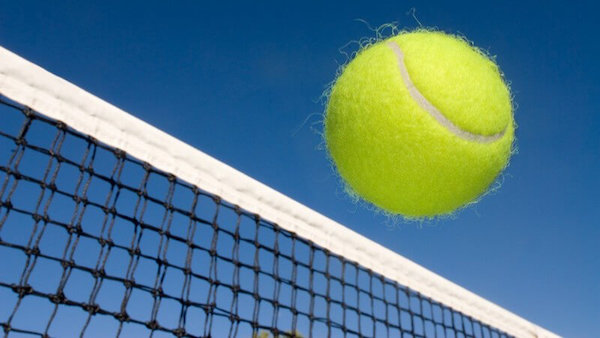
#> input picture HwSolution/Solutions/Hw3/hw3/ex1_thiagoPincinato/tennis.jpg, 600 x 338 px
$ python hw3_ex1_thiagoPincinato.py
#> lines starting #> are read from the running program, lines starting #| are printed output that depends on the picture; after the words box and inside, x2 and y2 are one past the last pixel; in counts of white or black regions, pixels touching at a corner belong together
#> further down, image is the input picture: shape (338, 600, 3); mean R, G, B 80.4, 120.8, 138.3
import sys
import pdb
import matplotlib
matplotlib.rcParams['image.cmap'] = 'gray'
matplotlib.rcParams['image.interpolation'] = 'nearest'
import matplotlib.pyplot as plt
import numpy as np
from skimage import feature, color


##############################################################################
#                        Functions to complete                               #
##############################################################################


################
# EXERCISE 1.1 #
################


def fit_line(points):
    # Fits a line y=m*x+c through two given points (x0,y0) and
    # (x1,y1). Returns the slope m and the y-intersect c of the line.
    #
    # Inputs:
    #   points: list with two 2D-points [[x0,y0], [x1,y1]]
    #           where x0,y0,x0,y1 are integers
    #
    # Outputs:
    #   m: the slope of the fitted line, integer
    #   c: the y-intersect of the fitted line, integers
    #
    # WARNING: vertical and horizontal lines should be treated differently # why horizontal line should be
    #          here add some noise to avoid division by zero.               # treat differently
    #          You could use for example sys.float_info.epsilon

    #
    # splitting vector point into x points
    x = [points[0][0], points[1][0]]
    # adding nose to avoid division by zero
    # splitting vector point into y points
    y = [points[0][1], points[1][1]]
    # finding slope
    if (x[0] == x[1]):#
        m = (y[1] - y[0]) / (x[1] - x[0] + sys.float_info.epsilon)
    else:
        m = (y[1] - y[0])/(x[1] - x[0])
    # finding y-intersection
    c = y[0] - m*x[0]

    return m, c


################
# EXERCISE 1.2 #
################


def point_to_line_dist(m, c, x0, y0):
    # Returns the minimal distance between a given
    #  point (x0,y0)and a line y=m*x+c.
    #
    # Inputs:
    #   x0, y0: the coordinates of the points
    #   m, c: slope and intersect of the line
    #
    # Outputs:
    #   dist: the minimal distance between the point and the line.

    # wikipedia -> distance ⁡(ax + by + e = 0, (x0, y0)) = |ax0 + by0 + e|  / sqrt {a^{2}+b^{2}}.
    # in our case, y -mx -c = 0 -> a = -m , b =1 and e = -c
    dist = (np.abs(-m*x0 + y0 - c) / (np.sqrt((-m)*(-m) + 1*1)))
    return dist


################
# EXERCISE 1.3 #
################


def edge_map(img, sigma=10):
    # Returns the edge map of a given image.
    #
    # Inputs:
    #   img: image of shape (n, m, 3) or (n, m)
    #
    # Outputs:
    #   edges: the edge map of image

    #
    # REPLACE THE FOLLOWING WITH YOUR CODE
    #
#> called with sigma = 10
    imgGrayScale = color.rgb2gray(img)
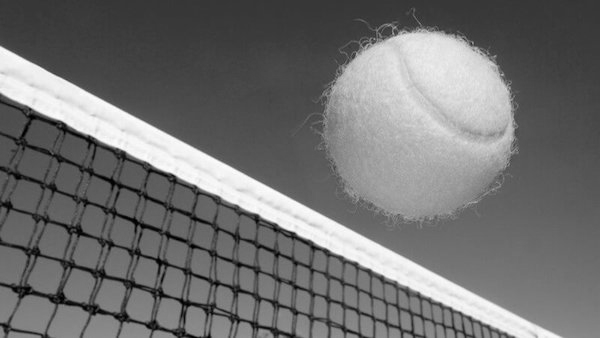
#> imgGrayScale: shape (338, 600) float64; min 0.000565, max 0.999, mean 0.445
    edges = feature.canny(imgGrayScale, sigma)
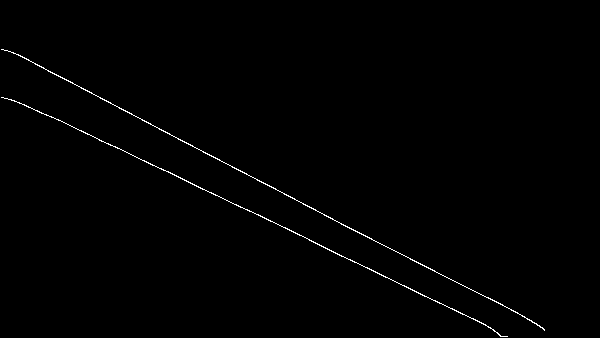
#> edges: shape (338, 600) bool; 0.67% white in thin lines or dots, all inside (x1, y1, x2, y2) = (1, 49, 545, 337)
    return edges


##############################################################################
#                           Main script starts here                          #
##############################################################################

#filename = 'synthetic.jpg'
#filename = 'bridge.jpg'
#filename = 'pool.jpg'
filename = 'tennis.jpg'


image = plt.imread(filename)
edges = edge_map(image)

plt.imshow(edges)
plt.title('edge map')
plt.show()

edge_pts = np.array(np.nonzero(edges), dtype=float).T
#> edge_pts = 1349 pairs, first value 49 to 336, second value 1 to 544
edge_pts_xy = edge_pts[:, ::-1]
#> edge_pts_xy = 1349 pairs, first value 1 to 544, second value 49 to 336

ransac_iterations = 500
ransac_threshold = 2
n_samples = 2

ratio = 0


# perform RANSAC iterations
for it in range(ransac_iterations):

    # this shows progress
    sys.stdout.write('\r')
    sys.stdout.write('iteration {}/{}'.format(it+1, ransac_iterations))
    sys.stdout.flush()

    all_indices = np.arange(edge_pts.shape[0])
    np.random.shuffle(all_indices)

    indices_1 = all_indices[:n_samples]
    indices_2 = all_indices[n_samples:]

    maybe_points = edge_pts_xy[indices_1, :]
    test_points = edge_pts_xy[indices_2, :]

    # find a line model for these points
    m, c = fit_line(maybe_points)

    x_list = []
    y_list = []
    num = 0

    # find distance to the model for all testing points
    for ind in range(test_points.shape[0]):

        x0 = test_points[ind, 0]
        y0 = test_points[ind, 1]

        # distance from point to the model
        dist = point_to_line_dist(m, c, x0, y0)

        # check whether it's an inlier or not
        if dist < ransac_threshold:
            num += 1

    # in case a new model is better - cache it
    if num / float(n_samples) > ratio:
        ratio = num / float(n_samples)
        model_m = m
        model_c = c
#> this loop made 500 passes
#> (maybe_points, x in fit_line, y in fit_line, m, c) on pass 1: ([[359, 233], [28, 106]], [359, 28], [233, 106], 0.384, 95.26)

x = np.arange(image.shape[1])
y = model_m * x + model_c

if m != 0 or c != 0:
    plt.plot(x, y, 'r')

plt.imshow(image)
plt.show()
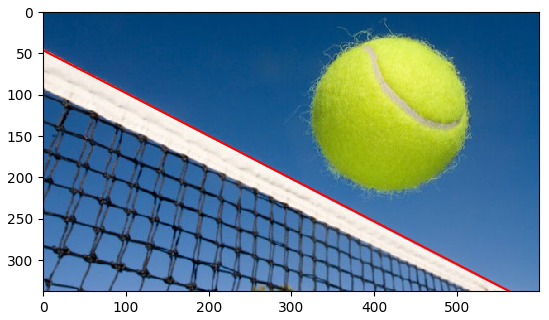
#> figure drawn by matplotlib, 1 panel

plt.subplot(1,2,1)
plt.title('edge map')
plt.imshow(edges)
plt.subplot(1,2,2)
if m != 0 or c != 0:
    plt.plot(x, y, 'r')
plt.title('Ransac Results')
plt.imshow(image)
plt.show()
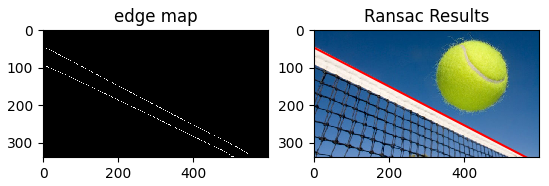
#> figure drawn by matplotlib, 2 panels
